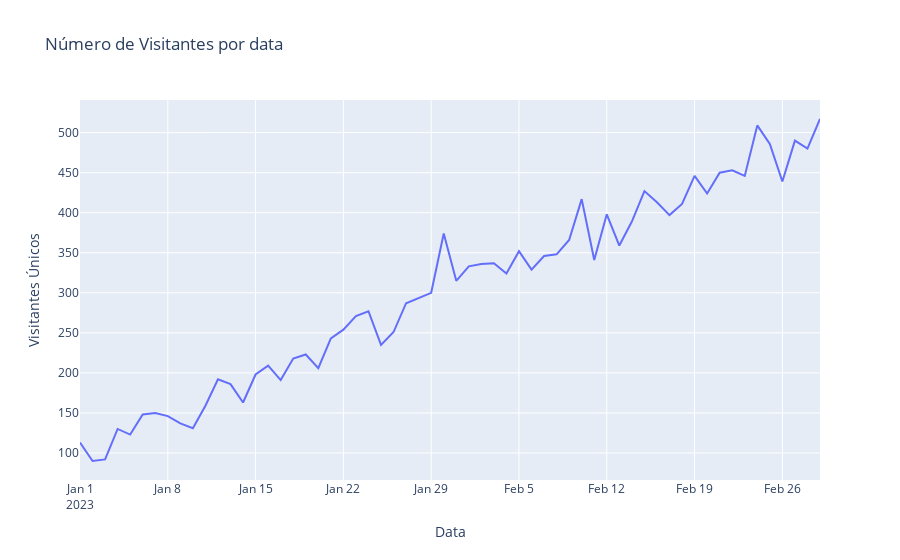

The code cell stored with this chart in its notebook:
### Code cell
import plotly.express as px
# Número de Visitantes por data
df['Data'] = pd.to_datetime(df['Data'])
px.line(df, x='Data', y='Visitantes Únicos', title='Número de Visitantes por data')

### Figure 1 — Plotly figure (JSON) as saved in the notebook; plotly's stock layout.template omitted (floating-point values rounded to 4 significant figures)
{"data": [{"hovertemplate": "Data=%{x}<br>Visitantes Únicos=%{y}<extra></extra>", "legendgroup": "", "line": {"color": "#636efa", "dash": "solid"}, "marker": {"symbol": "circle"}, "mode": "lines", "name": "", "orientation": "v", "showlegend": false, "type": "scatter", "x": ["2023-01-01T00:00:00", "2023-01-02T00:00:00", "2023-01-03T00:00:00", "2023-01-04T00:00:00", "2023-01-05T00:00:00", "2023-01-06T00:00:00", "2023-01-07T00:00:00", "2023-01-08T00:00:00", "2023-01-09T00:00:00", "2023-01-10T00:00:00", "2023-01-11T00:00:00", "2023-01-12T00:00:00", "2023-01-13T00:00:00", "2023-01-14T00:00:00", "2023-01-15T00:00:00", "2023-01-16T00:00:00", "2023-01-17T00:00:00", "2023-01-18T00:00:00", "2023-01-19T00:00:00", "2023-01-20T00:00:00", "2023-01-21T00:00:00", "2023-01-22T00:00:00", "2023-01-23T00:00:00", "2023-01-24T00:00:00", "2023-01-25T00:00:00", "2023-01-26T00:00:00", "2023-01-27T00:00:00", "2023-01-28T00:00:00", "2023-01-29T00:00:00", "2023-01-30T00:00:00", "2023-01-31T00:00:00", "2023-02-01T00:00:00", "2023-02-02T00:00:00", "2023-02-03T00:00:00", "2023-02-04T00:00:00", "2023-02-05T00:00:00", "2023-02-06T00:00:00", "2023-02-07T00:00:00", "2023-02-08T00:00:00", "2023-02-09T00:00:00", "2023-02-10T00:00:00", "2023-02-11T00:00:00", "2023-02-12T00:00:00", "2023-02-13T00:00:00", "2023-02-14T00:00:00", "2023-02-15T00:00:00", "2023-02-16T00:00:00", "2023-02-17T00:00:00", "2023-02-18T00:00:00", "2023-02-19T00:00:00", "2023-02-20T00:00:00", "2023-02-21T00:00:00", "2023-02-22T00:00:00", "2023-02-23T00:00:00", "2023-02-24T00:00:00", "2023-02-25T00:00:00", "2023-02-26T00:00:00", "2023-02-27T00:00:00", "2023-02-28T00:00:00", "2023-03-01T00:00:00"], "xaxis": "x", "y": [113, 90, 92, 130, 123, 148, 150, 146, 137, 131, 159, 192, 186, 163, 198, 209, 191, 218, 223, 206, 243, 254, 271, 277, 235, 251, 287, 293, 300, 374, 315, 333, 336, 337, 324, 352, 329, 346, 348, 366, 417, 341, 398, 359, 389, 427, 413, 397, 411, 446, 424, 450, 453, 446, 509, 486, 439, 490, 480, 517], "yaxis": "y"}], "layout": {"legend": {"tracegroupgap": 0}, "title": {"text": "Número de Visitantes por data"}, "xaxis": {"anchor": "y", "domain": [0, 1], "title": {"text": "Data"}}, "yaxis": {"anchor": "x", "domain": [0, 1], "title": {"text": "Visitantes Únicos"}}}}
